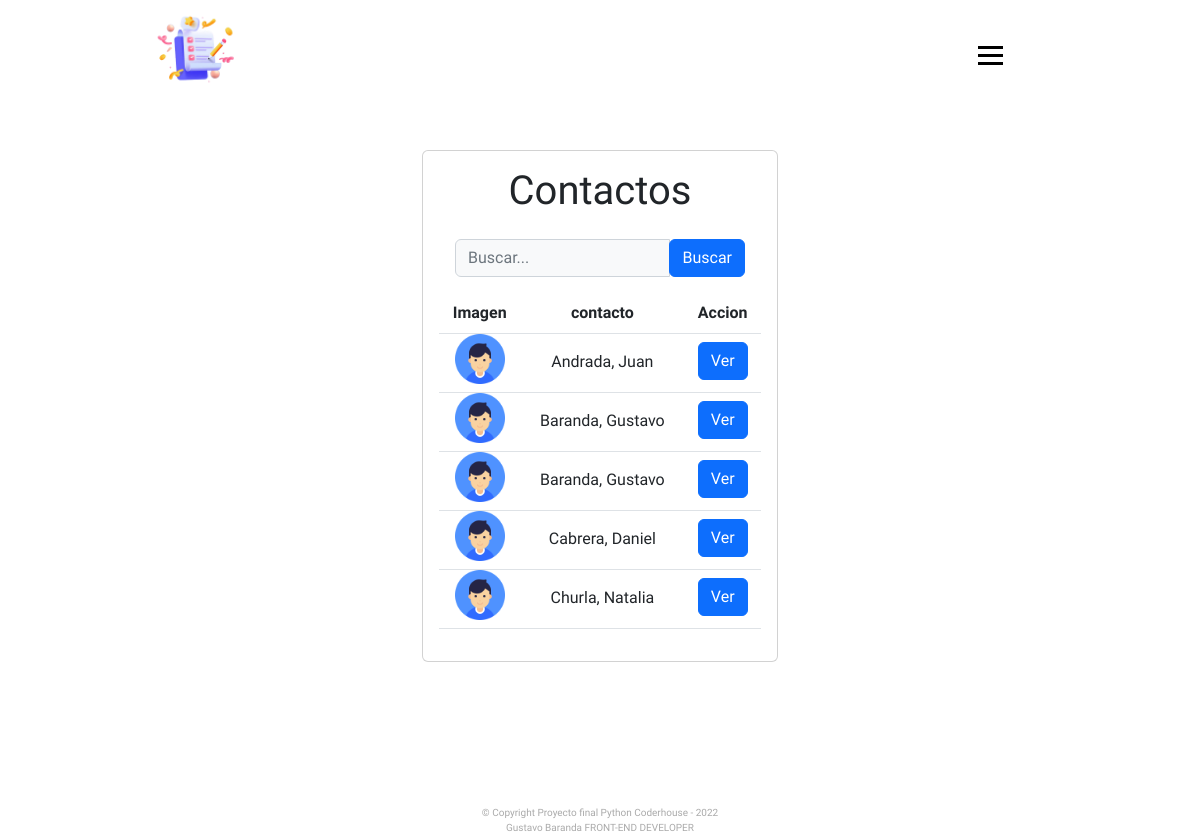
The app's page /list_of_contact/ (signed in) with its own data.
### App/models.py (models this page shows, shortened)
class List_of_contact(models.Model):
    name = models.CharField( max_length = 100 )
    last_name = models.CharField( max_length = 100)
    phone = models.IntegerField()
    adress = models.CharField( max_length = 100, blank = True )
    email = models.CharField( max_length= 100, blank = True )
    user = models.ForeignKey( User, on_delete = models.CASCADE )
    image_contact = models.ImageField( default = 'user.png')

### App/views.py (the view)
# urls.py: path('list_of_contact/', list_of_contact, name='list_of_contact'),
@login_required
def list_of_contact(request):
    search_input = request.POST.get('buscar')
    contact = List_of_contact.objects.filter( user = request.user ).order_by('last_name')
    if search_input:
        contact = List_of_contact.objects.filter(
            Q(name__contains = search_input) |
            Q(last_name__contains =  search_input) ).order_by('-name')
    return render(request, 'App/list_of_contact.html', {
        'contact' : contact,
        'search_input' : search_input
    })

### App/templates/App/list_of_contact.html (shortened to what this page needs)
{% extends 'App/base.html' %}
{% block content %}
<main class="container main">
    <div class="row">
        <section class="col-md-4 offset-md-4">
           <div class="card card-body">
            <table class="table caption-top">
                <h1 class="text-center">Contactos</h1>
                <form  class="d-sm-inline-block form-inline mr-auto ml-md-3 my-2 my-md-0 mw-100 navbar-search pt-3 pb-3}" method="POST">
                    <div class="input-group p-3">
                        <input type="text" class="form-control bg-light border-1 small " placeholder="Buscar..." name="buscar" value="{{ request.POST.buscar }}">
                        <div class="input-group-append">
                            <button class="btn btn-primary" type="submit"> Buscar</button>
                        </div>
                    </div>
                  </form>
                <thead>
                  <tr>
                    <th class="text-center" scope="col">Imagen</th>
                    <th class="text-center" scope="col">contacto</th>
                    <th class="text-center" scope="col">Accion</th>
                </tr>
                </thead>
                <tbody>
                {% for c in contact %}
                    <tr class="">
                        <th class="text-center pt-0" scope="row"><img src="{{ c.image_contact.url }}" style="width: 50px;"></th>
                        <td class="text-center pt-3">{{c.last_name}}, {{c.name}}</td>
                        <td class="text-center"><a class="btn btn-primary" href="{% url 'contact' c.id %}">Ver</a></td>
                    </tr>
                {% endfor %}
                </tbody>
              </table>
            </div>
        </section>
    </div>
</main>
{% endblock %}

### App/static/css/style.css (style rules this page uses)
* { padding: 0; margin: 0; text-decoration: none !important; box-sizing: border-box; font-family: Heebo; scroll-behavior: smooth; }
body { width: 100%; min-height: 100vh; }
.main { padding-top: 150px; min-height: 100vh; }
section { margin: 0 auto; }

### records on screen
List_of_contact: image_contact (placeholder picture), last_name "Andrada", name "Juan"
List_of_contact: image_contact (placeholder picture), last_name "Baranda", name "Gustavo"
List_of_contact: image_contact (placeholder picture), last_name "Baranda", name "Gustavo"
List_of_contact: image_contact (picture), last_name "Cabrera", name "Daniel"
List_of_contact: image_contact (placeholder picture), last_name "Churla", name "Natalia"
